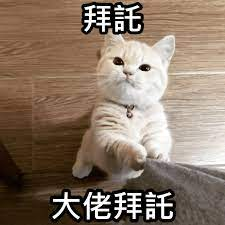
#> input picture 2/img_name.jpg, 225 x 225 px
$ python change.py
#> lines starting #> are read from the running program, lines starting #| are printed output that depends on the picture; after the words box and inside, x2 and y2 are one past the last pixel; in counts of white or black regions, pixels touching at a corner belong together
import cv2
import numpy as np
import matplotlib.pyplot as plt

img = cv2.imread('img_name.jpg')
#> img is the input picture: shape (225, 225, 3); mean B, G, R 103.4, 119.2, 137.8
img = cv2.resize(img, (0, 0), fx=2, fy=2)
#> img: shape (450, 450, 3)

kernal_dilate = np.ones((7, 7), np.uint8)
kernal_erode = np.ones((7, 7), np.uint8)

# 90度旋轉
rows, cols, _ = img.shape
#> rows = 450; cols = 450
M = cv2.getRotationMatrix2D((cols/2, rows/2), 90, 1)
dst = cv2.warpAffine(img, M, (cols, rows))
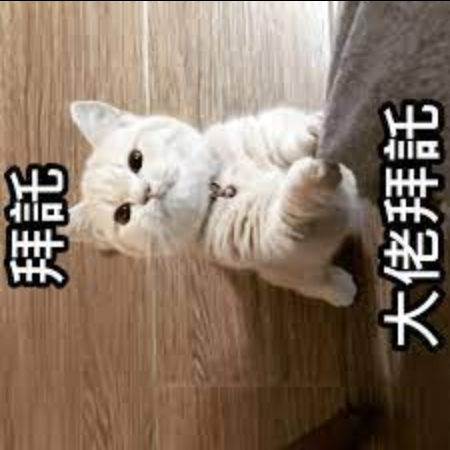
#> dst: shape (450, 450, 3); mean B, G, R 103.2, 119, 137.5

# 平移
M = np.float32([[1, 0, 60], [0, 1, 80]])
im = cv2.warpAffine(img, M, (rows, cols))
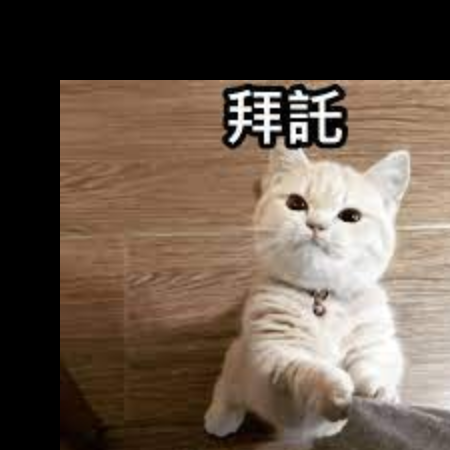
#> im: shape (450, 450, 3); mean B, G, R 74.1, 86.8, 102

# 圖片灰階化
gray = cv2.cvtColor(img, cv2.COLOR_BGRA2GRAY)
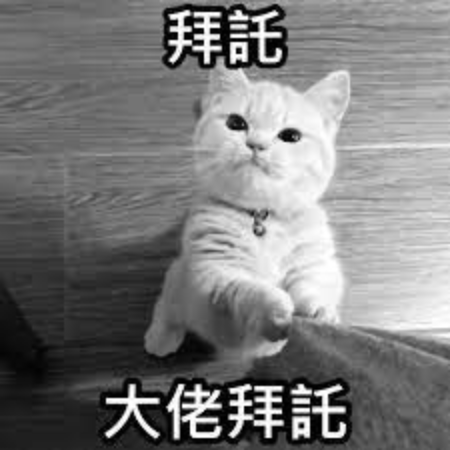
#> gray: shape (450, 450); min 0, max 255, mean 122.9

# 高斯模糊
gaussi = cv2.GaussianBlur(img, (15, 15), 5)
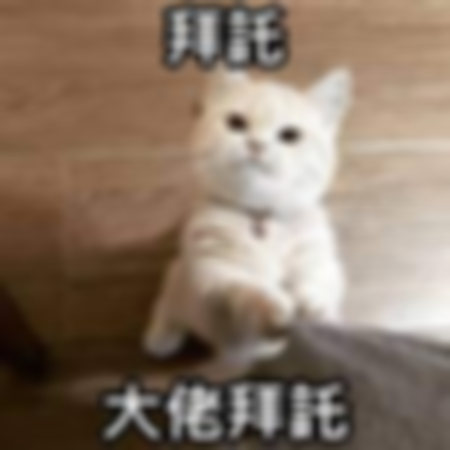
#> gaussi: shape (450, 450, 3); mean B, G, R 103.3, 119.2, 137.7

# 直方圖
cv2.destroyAllWindows()
plt.hist(img.ravel(), 256, [0, 256])
plt.show()
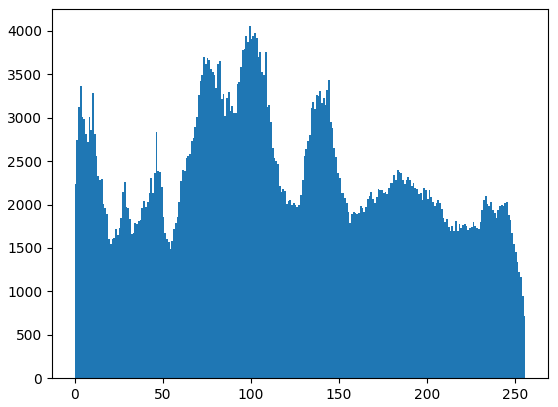
#> figure drawn by matplotlib, 1 panel; tallest bar 4053 high, from x = 99 to 100

# 邊緣擷取
canny = cv2.Canny(img, 100, 250)
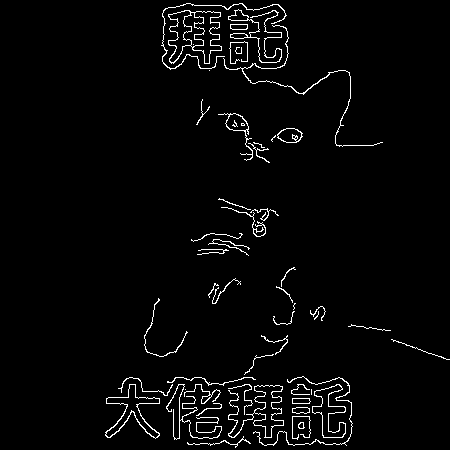
#> canny: shape (450, 450); 2.8% white in thin lines or dots, all inside (x1, y1, x2, y2) = (105, 3, 450, 448)

# 線條加粗(膨脹)
dilate = cv2.dilate(canny, kernal_dilate, iterations=1)
#> dilate: shape (450, 450); 17.7% white; 12 white regions, largest, box (x1, y1, x2, y2) and area: (102, 332, 356, 450) 16039, (158, 0, 386, 150) 10780, (215, 110, 306, 166) 2113

# 線條變細(侵蝕)
erode = cv2.erode(dilate, kernal_dilate, iterations=1)
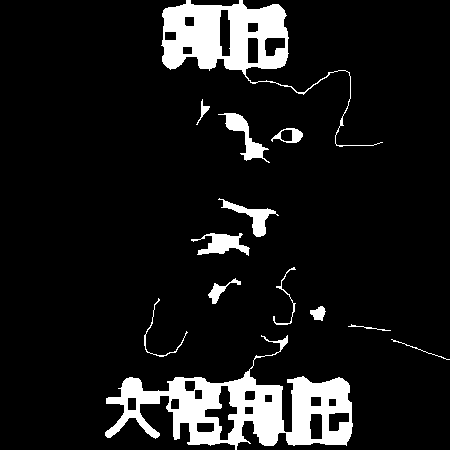
#> erode: shape (450, 450); 9.8% white; 13 white regions, largest, box (x1, y1, x2, y2) and area: (105, 335, 353, 450) 10135, (161, 0, 383, 147) 6595, (218, 113, 270, 163) 726

cv2.imshow('img', img)
cv2.imshow('det', dst)
cv2.imshow('image', im)
cv2.imshow('gray', gray)
cv2.imshow('gaussi', gaussi)
cv2.imshow('canny', canny)
cv2.imshow('dilate', dilate)
cv2.imshow('erode', erode)

cv2.waitKey(0)
